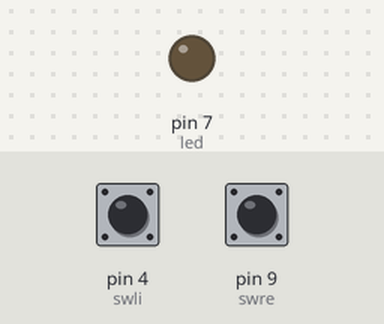
This sketch was run on a simulated Arduino Uno, built with avr-gcc and run on an emulated ATmega328P. Parts: output pins drawn as LEDs (lit = HIGH). The inputs (shaded band) are chosen by the test bench; at power-on: pin 4 (swli) HIGH, pin 9 (swre) HIGH.

Above: at 1.2 s.
1.3 s: pin 4 (swli) pulled LOW for 0.15 s
At 2.5 s:
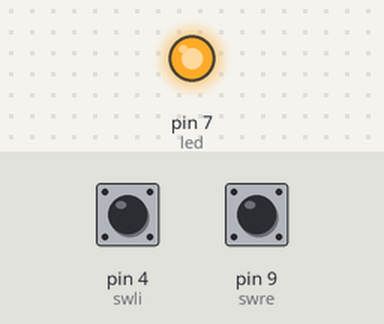
2.9 s: pin 9 (swre) pulled LOW for 0.15 s
At 3.8 s:
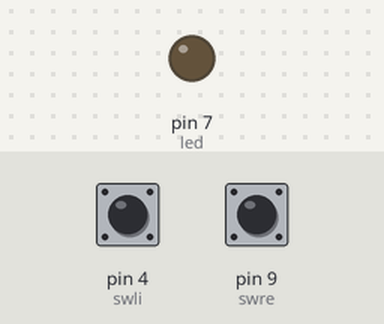
4.5 s: pin 4 (swli) pulled LOW for 1 s
At 5.0 s:
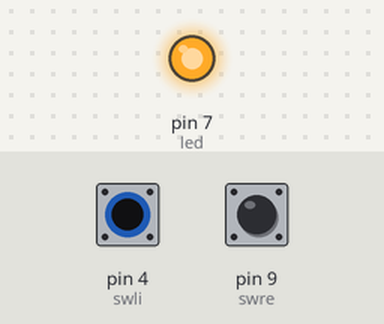
7.0 s: pin 4 (swli) driven LOW and pin 9 (swre) driven LOW
At 8.2 s:
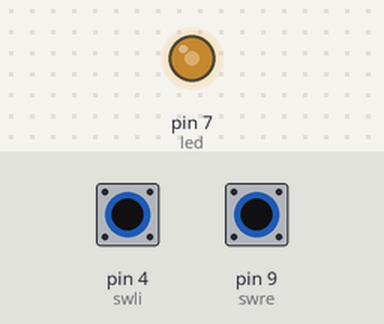
8.5 s: pin 9 (swre) driven HIGH
At 9.1 s:
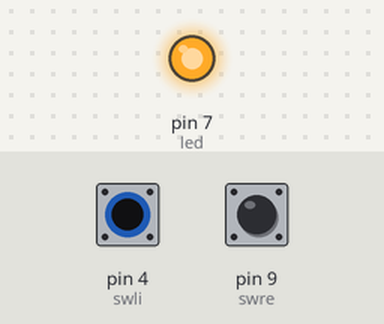
Timing chart, 0 to 11.0 s (numbered marks = the images above; inputs shaded):
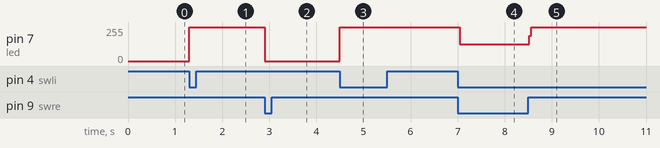

Measured:
- after the input at 1.3 s, pin 7 (led): 0/255 → 255/255 at once
- after the input at 2.9 s, pin 7 (led): 255/255 → 0/255 at once
- after the input at 4.5 s, pin 7 (led): 0/255 → 255/255 at once
- after the input at 7.0 s, pin 7 (led): 255/255 → 124/255 at once
- after the input at 8.5 s, pin 7 (led): 124/255 → 255/255 at once

The sketch:

aufgabe-01.2_lsg.ino
```cpp
// Aufgabe 1.2
// Lösung von Rania, Tim, Michael
int swli = 4;
int swre = 9;
int led = 7;

void setup() {
  pinMode(swli, INPUT);
  pinMode(swre, INPUT);
  pinMode(led, OUTPUT);
  digitalWrite(led, LOW);
}

void loop() {
  if (!digitalRead(swli)) {
    digitalWrite(led, HIGH);
  }
  if (!digitalRead(swre)) {
    digitalWrite(led, LOW);
  }
}
```
